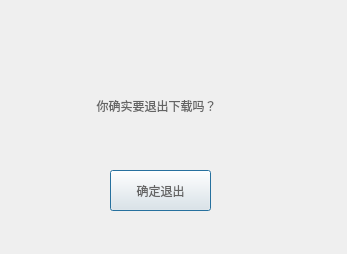
<?xml version="1.0" encoding="UTF-8"?>
<ui version="4.0">
 <class>Dialog</class>
 <widget class="QDialog" name="Dialog">
  <property name="geometry">
   <rect>
    <x>0</x>
    <y>0</y>
    <width>347</width>
    <height>254</height>
   </rect>
  </property>
  <property name="windowTitle">
   <string>Dialog</string>
  </property>
  <property name="styleSheet">
   <string notr="true">background-image: url(:/new/prefix1/yumao.jpg);

color:rgb(100, 100, 100)</string>
  </property>
  <widget class="QPushButton" name="pushButton">
   <property name="geometry">
    <rect>
     <x>110</x>
     <y>170</y>
     <width>101</width>
     <height>41</height>
    </rect>
   </property>
   <property name="text">
    <string>确定退出</string>
   </property>
   <property name="icon">
    <iconset resource="pictures.qrc">
     <normaloff>:/new/prefix1/63198a7c57c3ea975e12d91882686786.jpg</normaloff>:/new/prefix1/63198a7c57c3ea975e12d91882686786.jpg</iconset>
   </property>
  </widget>
  <widget class="QLabel" name="label">
   <property name="geometry">
    <rect>
     <x>90</x>
     <y>80</y>
     <width>161</width>
     <height>51</height>
    </rect>
   </property>
   <property name="styleSheet">
    <string notr="true">font: 13pt &quot;.SF NS Text&quot;;
font: 9pt &quot;Arial&quot;;
background-image: url(:/new/prefix1/yumao.jpg);</string>
   </property>
   <property name="text">
    <string>  你确实要退出下载吗？</string>
   </property>
  </widget>
 </widget>
 <resources>
  <include location="pictures.qrc"/>
 </resources>
 <connections/>
</ui>
